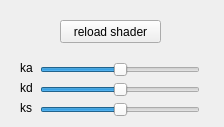
<?xml version="1.0" encoding="UTF-8"?>
<ui version="4.0">
 <class>TestEffect</class>
 <widget class="QWidget" name="TestEffect">
  <property name="geometry">
   <rect>
    <x>0</x>
    <y>0</y>
    <width>224</width>
    <height>127</height>
   </rect>
  </property>
  <property name="windowTitle">
   <string>Form</string>
  </property>
  <widget class="QPushButton" name="reloadShaderButton">
   <property name="geometry">
    <rect>
     <x>60</x>
     <y>20</y>
     <width>101</width>
     <height>23</height>
    </rect>
   </property>
   <property name="text">
    <string>reload shader</string>
   </property>
  </widget>
  <widget class="QLabel" name="label">
   <property name="geometry">
    <rect>
     <x>20</x>
     <y>60</y>
     <width>21</width>
     <height>16</height>
    </rect>
   </property>
   <property name="text">
    <string>ka</string>
   </property>
  </widget>
  <widget class="QLabel" name="label_2">
   <property name="geometry">
    <rect>
     <x>20</x>
     <y>100</y>
     <width>21</width>
     <height>16</height>
    </rect>
   </property>
   <property name="text">
    <string>ks</string>
   </property>
  </widget>
  <widget class="QLabel" name="label_3">
   <property name="geometry">
    <rect>
     <x>20</x>
     <y>80</y>
     <width>21</width>
     <height>16</height>
    </rect>
   </property>
   <property name="text">
    <string>kd</string>
   </property>
  </widget>
  <widget class="QSlider" name="kaSlider">
   <property name="geometry">
    <rect>
     <x>40</x>
     <y>60</y>
     <width>160</width>
     <height>19</height>
    </rect>
   </property>
   <property name="maximum">
    <number>1000</number>
   </property>
   <property name="value">
    <number>500</number>
   </property>
   <property name="orientation">
    <enum>Qt::Horizontal</enum>
   </property>
  </widget>
  <widget class="QSlider" name="kdSlider">
   <property name="geometry">
    <rect>
     <x>40</x>
     <y>80</y>
     <width>160</width>
     <height>19</height>
    </rect>
   </property>
   <property name="maximum">
    <number>1000</number>
   </property>
   <property name="value">
    <number>500</number>
   </property>
   <property name="orientation">
    <enum>Qt::Horizontal</enum>
   </property>
  </widget>
  <widget class="QSlider" name="ksSlider">
   <property name="geometry">
    <rect>
     <x>40</x>
     <y>100</y>
     <width>160</width>
     <height>19</height>
    </rect>
   </property>
   <property name="maximum">
    <number>1000</number>
   </property>
   <property name="value">
    <number>500</number>
   </property>
   <property name="orientation">
    <enum>Qt::Horizontal</enum>
   </property>
  </widget>
 </widget>
 <resources/>
 <connections/>
</ui>
